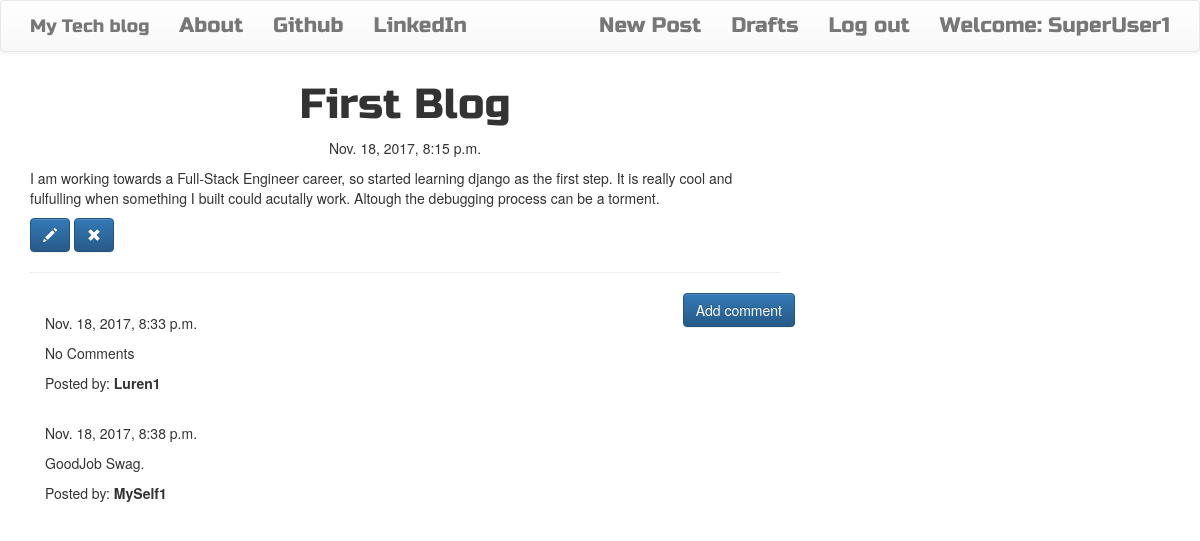
The app's page /post/1 (signed in) with its own data.
### blog/models.py (models this page shows, shortened)
class Post(models.Model):
    author = models.ForeignKey('auth.User')
    title = models.CharField(max_length=200)
    text = models.TextField()
    created_date = models.DateTimeField(default=timezone.now)
    published_date = models.DateTimeField(blank=True,null=True)

class Comment(models.Model):
    post = models.ForeignKey('blog.Post',related_name='comments')
    author = models.CharField(max_length=200)
    text = models.TextField()
    created_date = models.DateTimeField(default=timezone.now)
    approved_comment = models.BooleanField(default=False)

### blog/views.py (the view)
# urls.py: url(r'^post/(?P<pk>\d+)$',views.PostDetailView.as_view(),name='post_detail'),
class PostDetailView(DetailView):
    model = Post

### blog/templates/blog/blog/post_detail.html (shortened to what this page needs)
{% extends 'blog/base.html' %}
{% block content %}
        <h1 class='posttitle loader'>{{ post.title }}</h1>
        {% if post.published_date %}
            <div class="date postdate">
                {{ post.published_date }}
            </div>
        {% else %}
            <a class="btn btn-default" href="{% url 'post_publish' pk=post.pk %}">Publish</a>
        {% endif %}
      <p class='postcontent' >{{ post.text|safe|linebreaksbr }}</p>
      {% if user.is_authenticated %}
          <a class="btn btn-primary" href="{% url 'post_edit' pk=post.pk %}"><span class="glyphicon glyphicon-pencil"></span></a>
          <a class="btn btn-primary" href="{% url 'post_remove' pk=post.pk %}"><span class="glyphicon glyphicon-remove"></span></a>
      {% endif %}
  <hr>
  <a class="btn btn-primary btn-comment" href="{% url 'add_comment_to_post' pk=post.pk %}">Add comment</a>
  <div class="container">
  {% for comment in post.comments.all %}
  <br>
      {% if user.is_authenticated or comment.approved_comment %}
              {{ comment.created_date }}
          <p>{{ comment.text|safe|linebreaks }}</p>
          <p>Posted by: <strong>{{ comment.author }}</strong></p>
      {% endif %}
  {% empty %}
      <p>No comments posted.</p>
  {% endfor %}
</div>
{% endblock %}

### blog/templates/blog/blog/base.html (shortened to what this page needs)
<!DOCTYPE html>
{% load staticfiles %}
<html>
    <head>
        <link rel="stylesheet" href="https://maxcdn.bootstrapcdn.com/bootstrap/3.3.7/css/bootstrap.min.css">
        <link rel="stylesheet" href="https://maxcdn.bootstrapcdn.com/bootstrap/3.3.7/css/bootstrap-theme.min.css">
        <link rel="stylesheet" href="//cdn.jsdelivr.net/medium-editor/latest/css/medium-editor.min.css" type="text/css" media="screen" charset="utf-8">
        <link rel="stylesheet" href="{% static 'css/blog.css' %}">
<body class='loader'>
  <nav class="navbar navbar-default techfont custom-navbar">
    <div class="container">
      <ul class="nav navbar-nav">
        <li><a class='navbar-brand bigbrand' href="{% url 'post_list' %}">My Tech blog</a></li>
        <li><a href="{% url 'about'%}">About</a></li>
        <li><a href="https://www.github.com">Github</a></li>
        <li><a href="https://www.linkedin.com">LinkedIn</a></li>
      </ul>
      <ul class="nav navbar-nav navbar-right">
        {% if user.is_authenticated %}
        <li>
          <a href="{% url 'post_new' %}" >New Post</a>
        </li>
        <li>
          <a href="{% url 'post_draft_list' %}">Drafts</a>
        </li>
        <li>
          <a href="{% url 'logout' %}" >Log out</a>
        </li>
        <li>
          <a >Welcome: {{ user.username }}</a>
        </li>
          {% else %}
          <li><a class='nav navbar-right' href="{% url 'login' %}" ><span class="glyphicon glyphicon-user"></span></a></li>
        {% endif %}
      </ul>
  </div>
</nav>
        <div class="content container">
            <div class="row">
                <div class="col-md-8">
                  <div class="blog_posts">
                    {% block content %}
                    {% endblock %}
                  </div>
                </div>
            </div>
        </div>
</body>
</html>

### blog/static/css/blog.css (style rules this page uses)
.techfont { font-family: 'Russo One',sans-serif; font-size: 1.5em; margin-bottom: 10px; }
.postdate { text-align: center; }
.posttitle { font-family: 'Russo One',sans-serif; font-size: 3em; text-align: center; }
.postcontent { font-family: 'Montserrat'; font-size: 1.5em; }
.btn-comment { position: absolute; right: 0px; }
.loader { filter:hue-rotate(0deg); color:linear-gradient(45deg,#0f8,#08f); animation:hue 10000ms infinite linear; }

### records on screen
Post: title "First Blog", published_date "Nov. 18, 2017, 8:15 p.m.", text "I am working towards a Full-Stack Engineer career, so started learning django as the first step. It is really cool and fulfulling when something I built could acutally work. Altough the debugging process can be a torment."
Comment: created_date "Nov. 18, 2017, 8:33 p.m.", text "No Comments", author "Luren1"
Comment: created_date "Nov. 18, 2017, 8:38 p.m.", text "GoodJob Swag.", author "MySelf1"

### other values on screen
{{ user.username }} "SuperUser1"
